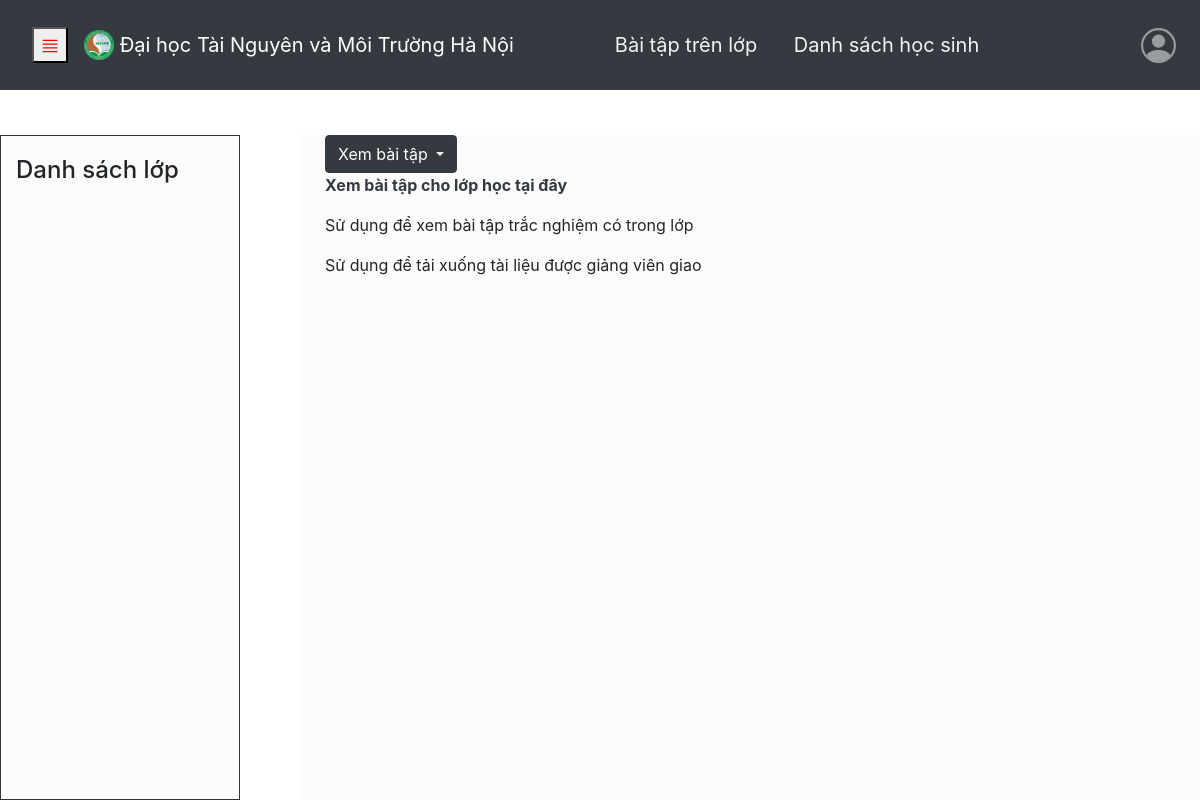
Before: /main_page/Trangbaitap.php?userid=17 (signed in) with the older database file.
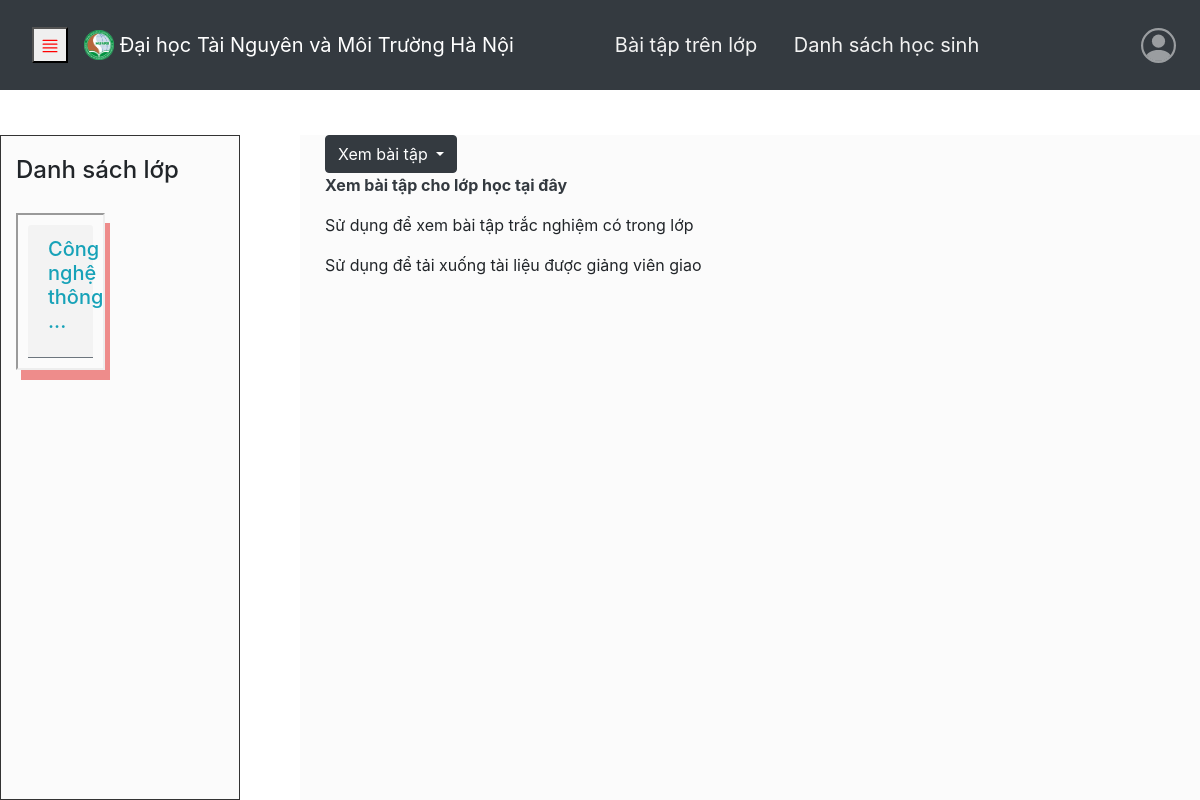
After: the same page with the newer database file.
### tables this page shows
CREATE TABLE `class_list` (
  `class_id` int(11) DEFAULT NULL,
  `user_id` int(11) DEFAULT NULL,
  `lecturer` varchar(255) DEFAULT NULL
);

CREATE TABLE `classes` (
  `id` int(11) NOT NULL,
  `class_name` varchar(120) NOT NULL,
  `class_title` varchar(120) DEFAULT NULL,
  `class_code` varchar(6) NOT NULL,
  `lecturer` varchar(255) DEFAULT NULL
);

### main_page/Trangbaitap.php (the view, shortened to what the changed rows need)
<?php
if (isset($_SESSION["email"]) && !empty($_SESSION["email"])) {
  require_once "connect.php";
  $user_id = isset($_GET['userid']) ? $_GET['userid'] : null;
  ?>
  <!DOCTYPE html>
  <html lang="en">
  <head>
    <link rel="stylesheet" href="https://maxcdn.bootstrapcdn.com/bootstrap/4.5.2/css/bootstrap.min.css">
    <link rel="stylesheet" href="./css/style_request2.css">
    <link rel="stylesheet" href="./css/Trangmonhoc.css">
    <link rel="stylesheet" href="./css/post.css">
  </head>
  <body>
    <table width="100%">
      <tr class="box-left">
        <td width="20%" ; height="100%" valign="top" padding-top="20px" overflow-y=" scroll">
          <div class="left">
            <div class="container-fluid">
              <div class="content">
                <div class="row">
                  <?php
                  $get_classid = "SELECT `class_id` FROM `class_list` WHERE `class_list`.`user_id` = $user_id;";
                  $result = $connection->query($get_classid);
                  while ($row = $result->fetch_assoc()) {
                    ?>
                    <div class="col-xl-5item col-4item col-3item col-sm-6 cel">
                      <div class="ccard cardColor_shadow">
                        <div class="card-header border-secondary">
                          <h4 class="card-title">
                            <a href="Trangmonhoc.php?id=<?php echo $row['class_id']; ?>&&userid=<?php $user_id = $_GET['userid'];
                               echo $user_id; ?>">
                              <h5 class="card-title text-info">
                                <?php
                                $sql = "SELECT * from `classes` where `id` = $row[class_id];";
                                $result1 = mysqli_query($connection, $sql) or die(mysqli_error($connection));
                                $row1 = mysqli_fetch_array($result1);
                                if (strlen($row1["class_name"]) >= 20) {
                                  echo mb_substr($row1["class_name"], 0, 15, 'UTF-8') . " ... ";
                                } else {
                                  echo $row1["class_name"];
                                }
                                ?>
                              </h5>
                            </a>
                          </h4>
                        </div>
                      </div>
                    </div>
                    <?php
                  }
                  ?>
                </div>
              </div>
            </div>
          </div>
        </td>
      </tr>
    </table>
  </body>
  </html>
  <?php
} else {
  header("Location: ../sign_up_in/Login.php");
}
?>

Changed rows visible on the page:
added class_list: class.class_name "Công nghệ thông"
